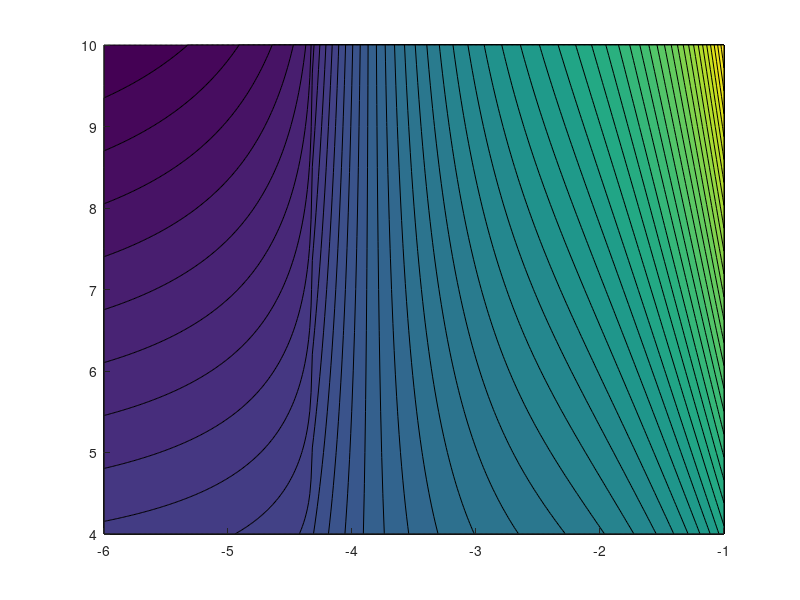

Write MATLAB code to recreate this figure. (Note: this script raises an error after producing the figure.)
%%%% Titan Aerial Daughtercraft (TAD) %%%%%%%%%%%%%%%%
%%%% Momentum theory based parametric analysis %%%%%%%
%%%% Balloon mission design %%%%%%%%%%%%%%%%%%%%%%%%%%%
%%%% 06/20/2018 %%%%%%%%%%%%%%%%%%%%%%%%%%%%%%%%%%%%%%
%%%% Daiju uehara, Larry Matthies, Phil Tokumaru %%%%% 

clc 
clear all
%% Define planet paremeters on Titan
a = 190;% speed of sound [m/s]
rho = 5.34;% air density [kg/m^3]
g = 1.352;% gravity [m/s^2]
nu = 1.2e-6;% kinematic viscosity [m^2/s]

%% Define variables
m = 4:0.5:10;% vehicle mass [kg]
V = 2:0.1:14;% forward speed flight range
Vc = 1:0.1:10;% climb speed range
Vd = -6:0.01:-1;% descent speed range

%% Matrix allocation
% forward flight
timef = zeros(length(m),length(V));
rangef = zeros(length(m),length(V));
Pf = zeros(length(m),length(V));
Pif = zeros(length(m),length(V));
Ppf = zeros(length(m),length(V));
alphaf = zeros(length(m),length(V));
Thrustf = zeros(length(m),length(V));
Ef = zeros(length(m),length(V));

% climb 
rangec = zeros(length(m),length(Vc));
Pc = zeros(length(m),length(Vc));
Pic = zeros(length(m),length(Vc));
Ppc = zeros(length(m),length(Vc));
alphac = zeros(length(m),length(Vc));
Thrustc = zeros(length(m),length(Vc));
Ec = zeros(length(m),length(Vc));
vc = zeros(length(m),length(Vc));

% descent
vd = zeros(length(m),length(Vc));
Pd = zeros(length(m),length(Vc));
Ed = zeros(length(m),length(Vc));

% mass margin
marg = zeros(1,length(m));
mba = zeros(1,length(m));
Eb = zeros(1,length(m));
Eba = zeros(1,length(m));
time = zeros(1,length(m));


%% Rotor constant
Nr = 4;% number of rotor, assuming a quadcopter config
FM = 0.75;% rotor figure of merit is given parameter in this analysis 
Mtip = 0.25;% Tip mach number
DL = 50/g;% disk loading of each rotor [kg/m^2] 

%% Efficiency coefficients
etam = 0.85;% motor efficiency 
etac = 0.95;% control efficiency 
kinduced = 1.15;% induced power factor 
etafw = FM*etam*etac;% total forward flight efficiency
    
%% Sampling state analysis
tsample = 5*60;% sampling time [s]
Psample = 20;% sampling power [W]

%% Balloon parameter
ab = 10000;% balloon altitude [m]
Vbal = 2;% wind velocity [m/s]

%% Vehicle parameters
mp = 2;% payload mass [kg]
ma = 0.5;% avionics mass [kg]

Cdmulti = 1.5;% drag multiplier

m1 = 0.003;% motor constant [kg]
m2 = 0.322;% motor constant [kg/N-m]

Ebconst = 100;% Wh/kg

%%

for jj = 1:length(m)
    N = m(1,jj)*g;% vehicle weight [N]

    % Parameters of each rotor 
    Vtip = Mtip*a;% Tip speed [m/s]
    A = m(1,jj)/Nr/DL;% disk area
    R = sqrt(A/pi);% rotor radius [m]
    omega = Vtip/R;% angular velocity [rad/s]
    RPM = 2*pi/omega*60;% angular velocity [RPM]
    dblade = 0.15;% blade mass density based on disk area [kg/m^2]
    mblade = dblade*A*4;

    % Ideal hover power 
    Th = N/Nr;%thrust of each rotor for hover
    vh = sqrt(DL*g/2/rho);% ideal induced velocity in hover
    Ph = Th*vh;% ideal induced power in hover per rotor 
    Phtotal = Ph*Nr;% Total induced power in hover

    % Actual hover power 
    Pha = Ph/etafw;% actual hover power consumption [W]
    Phatotal = Nr*Pha;% Total actual power in hover
    Esample = (Psample*tsample+Phatotal*tsample)/3600;% sampling energy [Wh]

    % Payload/fuselage design
    df = 300;% fuselage density [kg/m^3]
    rf = (m(1,jj)/df*3/4*1/pi)^(1/3);
    Af = pi*rf^2;% fuselage frontal area [m^2]

    % Energy for docking
    dtime = 5*60;% time to dock [s]
    Edock = dtime*Phatotal/3600;
    
    %% Descent state (windmill state Vd<-2vh)

    k = 1.0;
    k1 = -1.125;
    k2 = -1.372;
    k3 = -1.718;
    k4 = -0.655;
    dtime = abs(ab./Vd);% time to descent [s]

    for ii = 1:length(Vd)  
        Re = Vd(1,ii)*2*rf/nu;% Reynolds number
        if Re < 2e5
            Cdbody = 0.47;% drag coefficient of vehicle body
        else
            Cdbody = 0.18;
        end 
        Ddescent = 1/2*Cdmulti*Cdbody*Vd(1,ii)^2*rho*Af;% parasite drag [N]
        Tdescent = (N)/4;
        vtemp = sqrt(Tdescent/2/rho/A);
        if Vd(1,ii)/vtemp < 0 && -2 < Vd(1,ii)/vtemp
            vdescent = vtemp*(k+k1*(Vd(1,ii)/vtemp)+k2*(Vd(1,ii)/vtemp)^2+...
                       k3*(Vd(1,ii)/vtemp)^3+k4*(Vd(1,ii)/vtemp)^4);
        else
            vdescent = vtemp*(-Vd(1,ii)/(2*vtemp)-sqrt((Vd(1,ii)/(2*vtemp))^2-1));
        end
        vd(jj,ii) = vdescent;

        Ptemp = Tdescent*vtemp;
        Pdescent = Ptemp*(vdescent/vtemp+Vd(1,ii)/vtemp);
%         Tdescent = -2*rho*A*(Vd(1,ii)+vdescent)*vdescent;

        Pda = Pdescent/etafw;% actual power [W]
        Pdatotal = Pda*4;
        Pd(jj,ii) = Pdatotal;
        
        Edtemp = Pdatotal*dtime(1,ii)/3600;% Total climb energy 
        Ed(jj,ii) = Edtemp;
    end
    Vdref = -3;
    [diff,ind] = min(abs(Vdref-Vd));
    Edpicked = Ed(jj,ind);
    Pdpicked = Pd(jj,ind);
    timedpicked = dtime(1,ind);
    
    %% Climb state
    ctime = ab./Vc;% time to climb [s]

    for kk = 1:length(Vc)
        Re = Vc(1,kk)*2*rf/nu;% Reynolds number
        if Re < 2e5
            Cdbody = 0.47;% drag coefficient of vehicle body
        else
            Cdbody = 0.18;
        end 
        Dclimb = 1/2*Cdmulti*Cdbody*Vc(1,kk)^2*rho*Af;% parasite drag [N]
        Tclimb = (Dclimb+N)/4;
        vtemp = sqrt(Tclimb/2/rho/A);
        vclimb = vtemp*(-Vc(1,kk)/(2*vtemp)+sqrt(1+(Vc(1,kk)/(2*vtemp))^2));% induced velocity in climb [m/s]
        vc(jj,kk) = vclimb;
        
        Ptemp = Tclimb*vtemp;
        Pclimb = Ptemp*(Vc(1,kk)/(2*vtemp)+sqrt(1+(Vc(1,kk)/(2*vtemp))^2));% induced power in climb [W]
        Pca = Pclimb/etafw;% actual power [W]
        Pcatotal = Pca*4;% Total climb power 
        Pc(jj,kk) = Pcatotal;
        
        Ectemp = Pcatotal*ctime(1,kk)/3600;% Total climb energy 
        Ec(jj,kk) = Ectemp;
    end
    [Ecpicked,ind] = min(Ec(jj,:));
    Pcpicked = Pc(jj,ind);
    timecpicked = ctime(1,ind);
    
    %% Forward flight state
    
    % Balloon travel distance during descend, climb, sampling
    dbal = 2*(timedpicked+timecpicked+tsample);% [m]
    
    for ll = 1:length(V)
        Re = V(1,ll)*2*rf/nu;% Reynolds number
        if Re < 2e5
            Cdbody = 0.47;% drag coefficient of vehicle body
        else
            Cdbody = 0.18;
        end    
        Dbody = 1/2*Cdmulti*Cdbody*V(1,ll)^2*rho*Af;% parasite drag [N]
        Ppara = Dbody*V(1,ll);% Parasite power [W]
        Drotor = Dbody/Nr;% drag per rotor [N]
        AoA = atan(Drotor/Th);% disk angle of attack [rad]
        degree = rad2deg(AoA);% AoA [deg]
        Ttotal = sqrt(Drotor^2+Th^2);% Total thrust of each rotor [N]
        mu = V(1,ll)*cos(AoA)/(Vtip);
        Ct = Ttotal/(rho*A*Vtip^2);
        lambda = sqrt(Ct/2);
        lambda_old = 10*lambda;
        iter = 0;
        while abs(lambda_old-lambda) > 10^-3 && lambda ~= 0
            lambda_old = lambda;
            lambda = lambda - (lambda-mu*tan(AoA)-Ct/2/sqrt(mu^2+lambda^2))...
                     /(1+Ct/2*lambda/((mu^2+lambda^2)^(3/2)));
            iter = iter + 1;
        end
        vi = lambda*Vtip-V(1,ll)*sin(AoA);% induced velocity in forward flight
        Pi = Ttotal*vi;% induced power without induced loss
        Profile = 0;% Assumed profile power
        Paero = Pi*Nr/etafw+Ppara+Profile;
        Paerorotor = Paero/Nr;% shaft power of each rotor 
        tlevel = dbal/(V(1,ll)-Vbal);% level flight duration to catch balloon
        timef(jj,ll) = tlevel;
        Eftemp = Paero*tlevel/3600;% Total forward flight energy
        Ef(jj,ll) = Eftemp;

        Thrustf(jj,ll) = Ttotal;
        alphaf(jj,ll) = degree;
        Pf(jj,ll) = Paero;
        Pif(jj,ll) = Pi*Nr/etafw;
        Ppf(jj,ll) = Ppara;
        
    end
    
    [Efpicked,ind] = min(Ef(jj,:));
    Pfpicked = Pf(jj,ind);
    timefpicked = timef(jj,ind);
    %%     
    % Find maximum power among hover, climb, and forward flight
    [Pmotor,I] = max([Pha Pfpicked/Nr Pcpicked/Nr Pdpicked/Nr]);

    % Compute motor mass
    Q = Pmotor/omega;% Torque of each rotor [Nm]
    mmotor = m1+m2*Q;% motor mass [kg]

    % Compute battery mass 
    mbattery = m(1,jj)-mp-ma-0.2*m(1,jj)-mmotor*Nr-mblade;
    mba(1,jj) = mbattery;

    % Compute energy
    Ebtemp = Ebconst*mbattery;% available battery energy [Wh]
    Eb(1,jj) = Ebtemp;
    Ebatemp = Ecpicked+Efpicked+Edock+Edpicked+Esample;% Total estimated energy
    Eba(1,jj) = Ebatemp;
    margin = (Ebtemp-Ebatemp)/Ebconst/m(1,jj)*100;

    marg(1,jj) = margin;
%     time(1,jj) = Eb/mean([Pmotor])*3600/3600;% mission endurance [s]
%     range(jj,ii) = time(jj,ii)*V(1,ii)/1000;% mission range [km]
%     rm(jj,ii) = range(jj,ii)/2;% mission radius [km]

    
end 
%%
[X,Y] = meshgrid(Vd,m);
figure(1)
contourf(X,Y,Ed,50,'edgecolor','none');
colorbar
fs = 12;
h = gca;
xlabel('Descent rate Vd[m/s]','FontSize',fs);
ylabel('Vehicle mass [kg] ','FontSize',fs);
set(h,'FontName','Times New Roman','linewidth',si);
set(h,'FontName','Times New Roman','linewidth',si);

%%
[X,Y] = meshgrid(Vc,m);
figure(2)
contourf(X,Y,Ec,50,'edgecolor','none');
colorbar
fs = 12;
h = gca;
xlabel('Climb rate Vd[m/s]','FontSize',fs);
ylabel('Vehicle mass [kg] ','FontSize',fs);
set(h,'FontName','Times New Roman','linewidth',si);
set(h,'FontName','Times New Roman','linewidth',si);
%%
figure(4)
hold on
si = 2;
plot(m,marg,'linewidth',si)
fs = 12;
h = gca;
xlabel('Vehicle mass [kg]','FontSize',fs);
ylabel('Mass margin [%]','FontSize',fs);
set(h,'FontName','Times New Roman','linewidth',si);
set(h,'FontName','Times New Roman','linewidth',si);
%%
% figure(2)
% hold on
% si = 2;
% h1 = plot(V,Ps,'linewidth',si);
% plot(V,Pis,'linewidth',si)
% plot(V,Pps,'linewidth',si)
% hh5 = plot(V(1,Imin),Ps(1,Imin),'ok','linewidth',si);

%%
figure(2)
hold on
si = 2;
plot(Vd,vd(3,:),'linewidth',si)
fs = 12;
h = gca;
xlabel('Descent rate Vd[m/s]','FontSize',fs);
ylabel('Induced velocity [m/s] ','FontSize',fs);
set(h,'FontName','Times New Roman','linewidth',si);
set(h,'FontName','Times New Roman','linewidth',si);
ylim([0.5 6]);

%%
figure(3)
hold on
si = 2;
plot(Vd,Pd(3,:),'linewidth',si)
fs = 12;
h = gca;
xlabel('Descent rate Vd[m/s]','FontSize',fs);
ylabel('Induced power [W] ','FontSize',fs);
set(h,'FontName','Times New Roman','linewidth',si);
set(h,'FontName','Times New Roman','linewidth',si);
% legend('Total','Induced','Body drag');

% a1 = 0;
% a2 = V(1,end);
% b1 = 0;
% b2 = 80;
% xlim([a1 a2]);
ylim([-60 50]);

% FS = 12;
% xt = a1:2:a2 ;
% set(h,'XTick',xt) ;
% set(h,'XTickLabel',xt,'fontsize',FS) ;
% yt = b1:5:b2 ; 
% set(h,'YTick',yt) ;
% set(h,'YTickLabel',yt,'fontsize',FS) ;
% pbaspect([3 1 1])

%%
figure(4)
hold on
si = 2;
plot(Vc,Ec(5,:),'linewidth',si)
fs = 12;
h = gca;
xlabel('Climb rate Vd[m/s]','FontSize',fs);
ylabel('Energy consumption [Wh] ','FontSize',fs);
set(h,'FontName','Times New Roman','linewidth',si);
set(h,'FontName','Times New Roman','linewidth',si);
% legend('Total','Induced','Body drag');

% a1 = 0;
% a2 = V(1,end);
% b1 = 0;
% b2 = 80;
% xlim([a1 a2]);
% ylim([-60 50]);

% FS = 12;
% xt = a1:2:a2 ;
% set(h,'XTick',xt) ;
% set(h,'XTickLabel',xt,'fontsize',FS) ;
% yt = b1:5:b2 ; 
% set(h,'YTick',yt) ;
% set(h,'YTickLabel',yt,'fontsize',FS) ;
% pbaspect([3 1 1])
%%
figure(5)
hold on
si = 2;
plot(V,Pf(5,:),'linewidth',si)
plot(V,Pif(5,:),'linewidth',si)
plot(V,Ppf(5,:),'linewidth',si)
h = gca;
grid off;
fs = 12;
% set(h,'GridAlpha',0.1,'GridLineStyle','--','GridColor',[0.5 0.5 0.5]);
% title('ground config');
xlabel('airspeed V [m/s]','FontSize',fs);
ylabel('Power [W] ','FontSize',fs);
set(h,'FontName','Times New Roman','linewidth',si);
set(h,'FontName','Times New Roman','linewidth',si);
legend('Total','Induced','Body drag');

a1 = V(1,1);
a2 = 12;
b1 = 0;
b2 = 100;
xlim([a1 a2]);
ylim([b1 b2]);

FS = 12;
xt = a1:2:a2 ;
set(h,'XTick',xt) ;
set(h,'XTickLabel',xt,'fontsize',FS) ;
yt = b1:20:b2 ; 
set(h,'YTick',yt) ;
set(h,'YTickLabel',yt,'fontsize',FS) ;
pbaspect([3 1 1])

%%
figure(6)
hold on
si = 2;
plot(V,Ef(5,:),'linewidth',si)
% plot(V,Pif(5,:),'linewidth',si)
% plot(V,Ppf(5,:),'linewidth',si)
h = gca;
grid off;
fs = 12;
% set(h,'GridAlpha',0.1,'GridLineStyle','--','GridColor',[0.5 0.5 0.5]);
% title('ground config');
xlabel('airspeed V [m/s]','FontSize',fs);
ylabel('Energy [Wh] ','FontSize',fs);
set(h,'FontName','Times New Roman','linewidth',si);
set(h,'FontName','Times New Roman','linewidth',si);
% legend('Total','Induced','Body drag');

a1 = V(1,1);
a2 = 12;
b1 = 0;
b2 = 80;
xlim([a1 a2]);
ylim([b1 b2]);

% FS = 12;
% xt = a1:2:a2 ;
% set(h,'XTick',xt) ;
% set(h,'XTickLabel',xt,'fontsize',FS) ;
% yt = b1:20:b2 ; 
% set(h,'YTick',yt) ;
% set(h,'YTickLabel',yt,'fontsize',FS) ;
% pbaspect([3 1 1])
%%
% figure(2)
% hold on
% si = 2;
% subplot(2,1,1)
% plot(V,hours,'linewidth',si)
% h = gca;
% grid off;
% fs = 12;
% 
% ylabel('Endurance [hours] ','FontSize',fs);
% set(h,'FontName','Times New Roman','linewidth',si);
% set(h,'FontName','Times New Roman','linewidth',si);
% 
% subplot(2,1,2)
% plot(V,range,'linewidth',si)
% h = gca;
% grid off;
% fs = 12;
% 
% xlabel('Airspeed V [m/s]','FontSize',fs);
% ylabel('Range [km] ','FontSize',fs);
% set(h,'FontName','Times New Roman','linewidth',si);
% set(h,'FontName','Times New Roman','linewidth',si);
% 
% a1 = 0;
% a2 = V(1,end);
% b1 = 0;
% b2 = 5.5;
% xlim([a1 a2]);
% % ylim([b1 b2]);
% 
% FS = 12;
% xt = a1:2:a2 ;
% set(h,'XTick',xt) ;
% set(h,'XTickLabel',xt,'fontsize',FS) ;
% yt = b1:0.5:b2 ; 
% set(h,'YTick',yt) ;
% set(h,'YTickLabel',yt,'fontsize',FS) ;
%%
% figure(3)
% hold on
% si = 2;
% plot(V,marg,'linewidth',si)
% 
% h = gca;
% grid off;
% fs = 12;
% % set(h,'GridAlpha',0.1,'GridLineStyle','--','GridColor',[0.5 0.5 0.5]);
% % title('ground config');
% xlabel('airspeed V [m/s]','FontSize',fs);
% ylabel('mass margin [%]','FontSize',fs);
% set(h,'FontName','Times New Roman','linewidth',si);
% set(h,'FontName','Times New Roman','linewidth',si);
% 
% a1 = 0;
% a2 = V(1,end);
% b1 = 0;
% b2 = 50;
% xlim([a1 a2]);
% ylim([b1 b2]);
% 
% FS = 12;
% xt = a1:2:a2 ;
% set(h,'XTick',xt) ;
% set(h,'XTickLabel',xt,'fontsize',FS) ;
% yt = b1:20:b2 ; 
% set(h,'YTick',yt) ;
% set(h,'YTickLabel',yt,'fontsize',FS) ;
% pbaspect([2 1 1])


